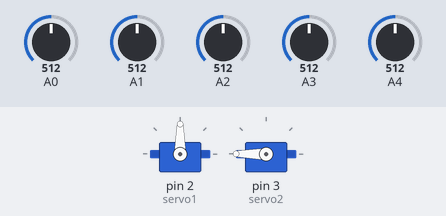
A sketch run on a simulated Arduino Uno, built with avr-gcc and run on an emulated ATmega328P. Parts: 2 × servo. The inputs (shaded band) are chosen by the test bench; at power-on: A0 = 512, A3 = 512, A1 = 512, A2 = 512, A4 = 512. What the sketch prints to the serial monitor is not drawn.

Above: at 1.2 s.
1.3 s: A0 set to 533
At 3.4 s:
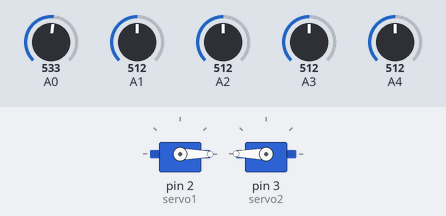
3.8 s: A3 set to 532
At 6.6 s:
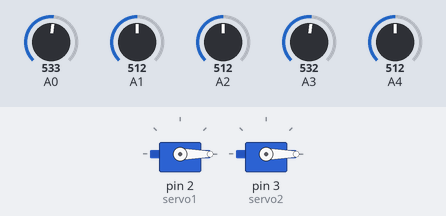
6.8 s: A1 set to 554
At 7.26 s:
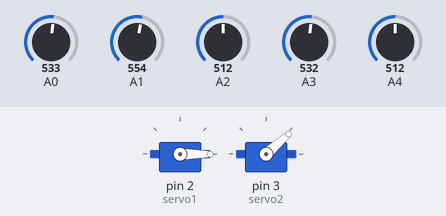
9.8 s: A2 set to 716
At 12.4 s:
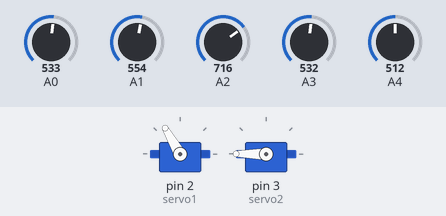
12.8 s: A3 set to 716
At 15.6 s:
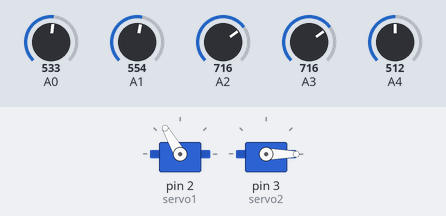
15.8 s: A2 set to 306
At 15.95 s:
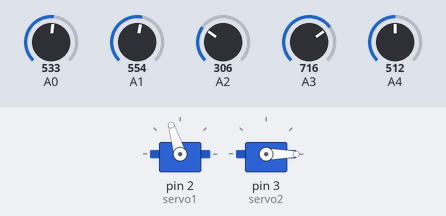
Timing chart, 0 to 18.8 s (numbered marks = the images above; inputs shaded):
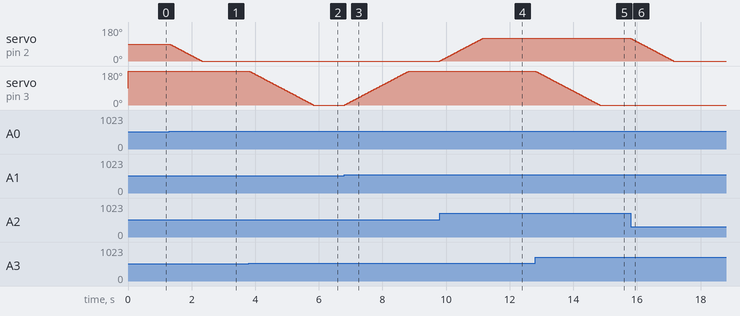

The sketch:

solar_tracker.ino
```cpp
#include <Servo.h>

Servo servo1, servo2 ;
int servo_1_pos = 90;
int servo_2_pos = 180;


void setup()
{
  servo1.attach(2);
  servo2.attach(3);
  //start calbiration part
  servo1.write(servo_1_pos);
  delay(12);
  servo2.write(servo_2_pos);
  delay(12);
  Serial.begin(9600);
}

void loop()
{
  float  s1 = analogRead(0);
  float  s2 = analogRead(1);
  float  s3 = analogRead(2);
  float  s4 = analogRead(3);
  float  s5 = analogRead(4);

  float S1 = (10000 * ((5 / ((s1 / 1024) * 5)) - 1));
  float S2 = (10000 * ((5 / ((s2 / 1024) * 5)) - 1));
  float S3 = (10000 * ((5 / ((s3 / 1024) * 5)) - 1));
  float S4 = (10000 * ((5 / ((s4 / 1024) * 5)) - 1));


  //vertical move
  if (((S1 - S3) > 200))
  {
    if (servo_1_pos < 120)
    {
      servo_1_pos = servo_1_pos + 1;
      servo1.write(servo_1_pos);
      delay(10);
    }

  }
  else if (((S1 - S3) < (-200)))
  {
    if (servo_1_pos > 0)
    {
      servo_1_pos = servo_1_pos - 1;
      servo1.write(servo_1_pos);
      delay(10);
    }

  }
  //horizontal move

  if (((S2 - S4) > 200))
  {
    if (servo_2_pos > 0)
    {
      servo_2_pos = servo_2_pos - 1;
      servo2.write(servo_2_pos);
      delay(10);
    }

  }
  else if (((S2 - S4) < (-200)))
  {
    if (servo_2_pos < 180)
    {
      servo_2_pos = servo_2_pos + 1;
      servo2.write(servo_2_pos);
      delay(10);
    }
  }

  //Serial.print("voltage:");
  Serial.println((s5/1024)*5);


}
```

Measured:
- the behaviour switches between 517 and 518 on A0 (found by bisection; images 0 and 1)
- the behaviour switches between 517 and 518 on A3 (found by bisection; images 1 and 2)
- the behaviour switches between 537 and 538 on A1 (found by bisection; images 2 and 3)
- after the input at 1.3 s, servo on pin 2 (servo1): moves from 90° to 0° over 1.0 s, starting at once
- after the input at 3.8 s, servo on pin 3 (servo2): moves from 180° to 0° over 2.0 s, starting at once
- after the input at 6.8 s, servo on pin 3 (servo2): moves from 0° to 180° over 2.0 s, starting at once
- after the input at 9.8 s, servo on pin 2 (servo1): moves from 0° to 120° over 1.3 s, starting at once
- after the input at 12.8 s, servo on pin 3 (servo2): moves from 180° to 0° over 2.0 s, starting at once
- after the input at 15.8 s, servo on pin 2 (servo1): moves from 120° to 0° over 1.3 s, starting at once
